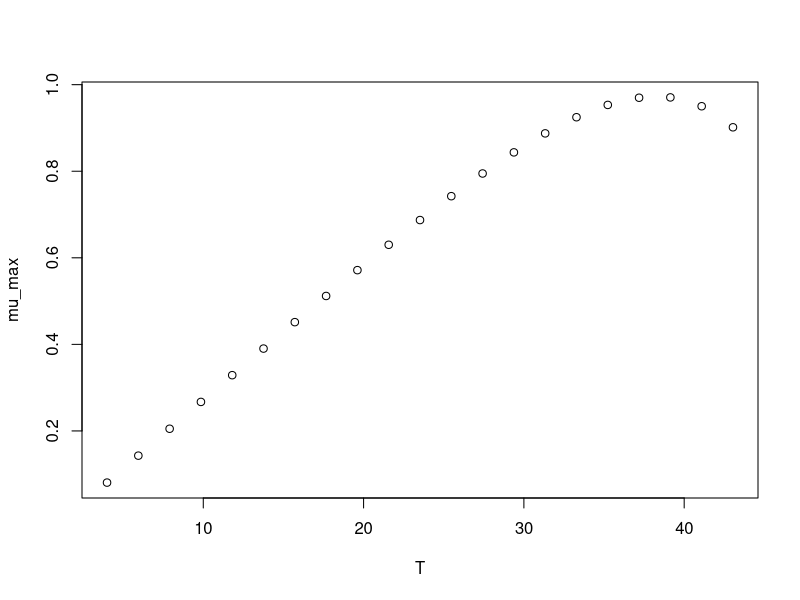

The R source for this figure:
#############################
# start of Parameter script
#############################
T <- seq(3.996003996004,43.043,length.out=21)
#############################
# end of Parameter script
#############################
############################# 
# start of Model script Gropin ID 1166 
#############################
 
# constant coefficients for this model
 
variables <- data.frame(T)
argumentsPar <- expand.grid(variables)
 
# heart of the model
response_surface <- function(T) {
   mumax <-0.032*(T-1.471)*(1-exp(0.129*(T-51.82)))

return(mumax=mumax)
} 

# output parameters
mumax <- cbind(argumentsPar,response_surface(argumentsPar['T']))
colnames(mumax) <- c(colnames(argumentsPar),'mumax')
#############################
# End of Model script
#############################
############################# 
# start of Visualisation script Gropin ID 1166 
#############################
plot(T,mumax$mumax,
                          xlab='T',
                          ylab='mu_max')
#############################
# End of Visualisation script
#############################
